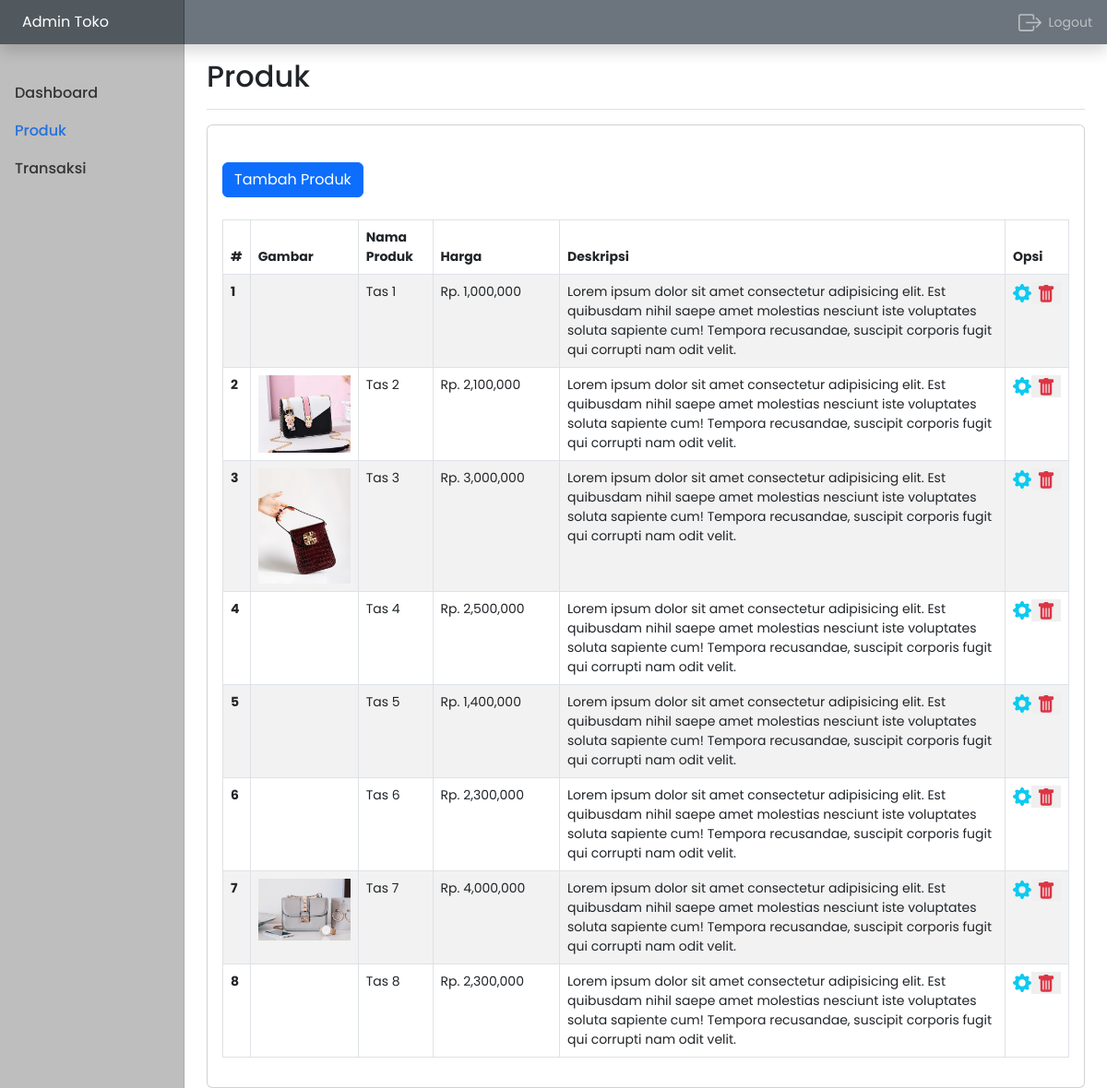
The app's page /admin/product.php with its own data.
### tables this page shows
CREATE TABLE `product` (
  `id_produk` int(11) NOT NULL,
  `name` varchar(255) NOT NULL,
  `price` int(11) NOT NULL,
  `description` text NOT NULL,
  `image` varchar(255) NOT NULL
);

### models/Produk.php (called while the page is built, shortened)
<?php
class Produk
{
    static function getProduk($id)
    {
        $koneksi = koneksi();
        if ($id != null or $id != '') {
            $sql = "SELECT * FROM product WHERE id_produk = ? ";
            $stmt  = $koneksi->prepare($sql);
            $stmt->execute([$id]);
            return $stmt->fetch();
        } else {
            $sql = "SELECT * FROM product";
            return $koneksi->query($sql);
        }
    }
}

### controllers/ProductController.php (called while the page is built, shortened)
<?php
require_once __DIR__ . './../models/Produk.php';
function produk($id)
{
    $data = Produk::getProduk($id);
    return $data;
}

### admin/product.php (the view, shortened to what this page needs)
<?php
require_once __DIR__ . '../../controllers/ProductController.php';
$products = produk($_GET['id']);
?>
<!doctype html>
<html lang="en">
<head>
    <link href="https://cdn.jsdelivr.net/npm/bootstrap@5.3.0-alpha2/dist/css/bootstrap.min.css" rel="stylesheet" />
    <link href="../assets/dist/css/dashboard.css" rel="stylesheet">
</head>
<body>
    <header class="navbar navbar-dark sticky-top bg-secondary flex-md-nowrap p-0 shadow">
        <a class="navbar-brand col-12 col-md-3 col-lg-2 me-0 px-4 fs-6 d-none d-md-block d-lg-block"" href=" #">
            <img src="../images/logo.png" width="70" class="" alt="">Admin Toko</a>
        <div class="navbar-nav">
            <div class="nav-item text-nowrap">
                <a class="nav-link px-3 d-flex" href="#">
                    <span class="ms-2 align-self-center">Logout</span>
                </a>
            </div>
        </div>
    </header>
    <div class="container-fluid">
        <div class="row">
            <nav id="sidebarMenu" class="col-md-3 col-lg-2 d-md-block sidebar collapse">
                <div class="position-sticky pt-2 pt-md-3 mt-lg-3 sidebar-sticky">
                    <ul class="nav flex-column">
                        <li class="nav-item">
                            <a href="index.php" class="nav-link fs-6 " aria-current="page" href="#">
                                Dashboard
                            </a>
                        </li>
                        <li class="nav-item">
                            <a href="product.php" class="nav-link fs-6 active" href="#">
                                Produk
                            </a>
                        </li>
                        <li class="nav-item">
                            <a href="transaction.php" class="nav-link fs-6" href="#">
                                Transaksi
                            </a>
                        </li>
                    </ul>
                </div>
            </nav>
            <main class="col-md-9 ms-sm-auto col-lg-10 px-md-4">
                <div class="d-flex justify-content-between flex-wrap flex-md-nowrap align-items-center pt-3 pb-2 mb-3 border-bottom">
                    <h1 class="h2">Produk</h1>
                </div>
                <div class="card">
                    <div class="card-body">
                        <a href="tambah_produk.php" class="btn btn-primary my-4">Tambah Produk</a>
                        <div class="table-responsive">
                            <table class="table table-bordered table-striped table-hover">
                                <thead>
                                    <tr>
                                        <th scope="col">#</th>
                                        <th scope="col">Gambar</th>
                                        <th scope="col">Nama Produk</th>
                                        <th scope="col">Harga</th>
                                        <th scope="col">Deskripsi</th>
                                        <th scope="col">Opsi</th>
                                    </tr>
                                </thead>
                                <tbody>
                                    <?php foreach ($products as $key => $product) : ?>
                                        <tr>
                                            <th scope="row"><?= $key + 1 ?></th>
                                            <td><img src="../<?= $product['image'] ?>" width="100" alt=""></td>
                                            <td><?= $product['name'] ?></td>
                                            <td width="15%">Rp. <?= number_format($product['price']) ?></td>
                                            <td><?= $product['description'] ?></td>
                                            <td class="">
                                                <div class="d-flex justify-content-evenly">
                                                    <div>
                                                        <a href="edit_produk.php?id=<?= $product['id_produk'] ?>">
                                                        </a>
                                                    </div>
                                                    <div>
                                                        <form action="" method="post">
                                                            <button style="border:0px" name="deleteProduct" type="submit" onclick="return confirm('Yakin akan menghapus data ini ?')">
                                                            </button>
                                                        </form>
                                                    </div>
                                                </div>
                                            </td>
                                        </tr>
                                    <?php endforeach ?>
                                </tbody>
                            </table>
                        </div>
                    </div>
                </div>
        </div>
    </div>
</body>
</html>

### admin/product.php (style rules this page uses)
body { background-color: rgb(255, 255, 255); font-family: 'Poppins', sans-serif; }
.sidebar { background-color: #bebebe; }
.bi { vertical-align: -.125em; fill: currentColor; }

### records on screen
product: name "Tas 1", price "1,000,000", description "Lorem ipsum dolor sit amet consectetur adipisicing elit. Est quibusdam nihil saepe amet molestias nesciunt iste voluptates soluta sapiente cum! Tempora recusandae, suscipit corporis fugit qui corrupti nam odit velit."
product: image (picture), name "Tas 2", price "2,100,000", description "Lorem ipsum dolor sit amet consectetur adipisicing elit. Est quibusdam nihil saepe amet molestias nesciunt iste voluptates soluta sapiente cum! Tempora recusandae, suscipit corporis fugit qui corrupti nam odit velit."
product: image (picture), name "Tas 3", price "3,000,000", description "Lorem ipsum dolor sit amet consectetur adipisicing elit. Est quibusdam nihil saepe amet molestias nesciunt iste voluptates soluta sapiente cum! Tempora recusandae, suscipit corporis fugit qui corrupti nam odit velit."
product: name "Tas 4", price "2,500,000", description "Lorem ipsum dolor sit amet consectetur adipisicing elit. Est quibusdam nihil saepe amet molestias nesciunt iste voluptates soluta sapiente cum! Tempora recusandae, suscipit corporis fugit qui corrupti nam odit velit."
product: name "Tas 5", price "1,400,000", description "Lorem ipsum dolor sit amet consectetur adipisicing elit. Est quibusdam nihil saepe amet molestias nesciunt iste voluptates soluta sapiente cum! Tempora recusandae, suscipit corporis fugit qui corrupti nam odit velit."
product: name "Tas 6", price "2,300,000", description "Lorem ipsum dolor sit amet consectetur adipisicing elit. Est quibusdam nihil saepe amet molestias nesciunt iste voluptates soluta sapiente cum! Tempora recusandae, suscipit corporis fugit qui corrupti nam odit velit."
product: image (picture), name "Tas 7", price "4,000,000", description "Lorem ipsum dolor sit amet consectetur adipisicing elit. Est quibusdam nihil saepe amet molestias nesciunt iste voluptates soluta sapiente cum! Tempora recusandae, suscipit corporis fugit qui corrupti nam odit velit."
product: name "Tas 8", price "2,300,000", description "Lorem ipsum dolor sit amet consectetur adipisicing elit. Est quibusdam nihil saepe amet molestias nesciunt iste voluptates soluta sapiente cum! Tempora recusandae, suscipit corporis fugit qui corrupti nam odit velit."
